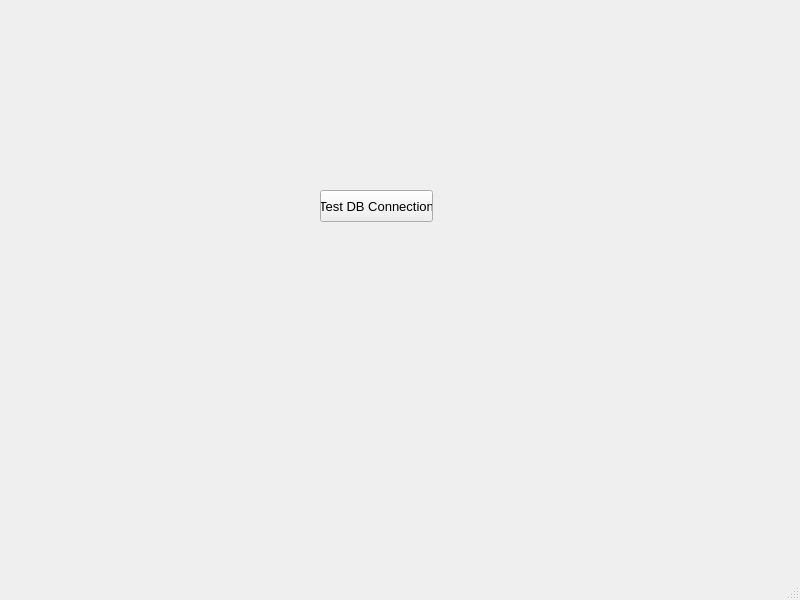
<?xml version="1.0" encoding="UTF-8"?>
<ui version="4.0">
 <class>dbTest</class>
 <widget class="QMainWindow" name="dbTest">
  <property name="geometry">
   <rect>
    <x>0</x>
    <y>0</y>
    <width>800</width>
    <height>600</height>
   </rect>
  </property>
  <property name="font">
   <font>
    <family>Arial</family>
    <pointsize>10</pointsize>
   </font>
  </property>
  <property name="windowTitle">
   <string>DB Test</string>
  </property>
  <widget class="QWidget" name="centralwidget">
   <widget class="QPushButton" name="btnTest">
    <property name="geometry">
     <rect>
      <x>320</x>
      <y>190</y>
      <width>113</width>
      <height>32</height>
     </rect>
    </property>
    <property name="text">
     <string>Test DB Connection</string>
    </property>
   </widget>
  </widget>
  <widget class="QMenuBar" name="menubar">
   <property name="geometry">
    <rect>
     <x>0</x>
     <y>0</y>
     <width>800</width>
     <height>33</height>
    </rect>
   </property>
  </widget>
  <widget class="QStatusBar" name="statusbar"/>
 </widget>
 <resources/>
 <connections/>
</ui>
